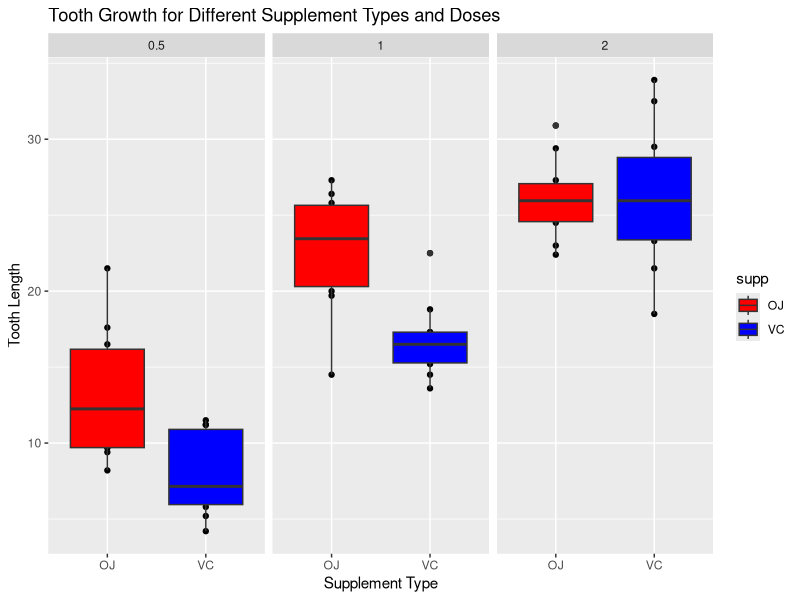

Here is the R script that generated this plot: (Note: this script raises an error after producing the figure.)
## ---- chunk 1
knitr::opts_chunk$set(fig.width=10, fig.height=5.5, fig.path='figures/', echo=TRUE, warning=FALSE, message=FALSE)
## ---- chunk 2
# Load the ToothGrowth data 
dataset <- ToothGrowth

# Print the summary of the data
summary(dataset)
## ---- chunk 3
library(ggplot2)
qplot(supp,len,data=dataset, facets=~dose, 
      main="Tooth Growth for Different Supplement Types and Doses",
      xlab="Supplement Type", 
      ylab="Tooth Length") + geom_boxplot(aes(fill = supp)) +
    scale_fill_manual(values=c("red", "blue"))
## ---- chunk 4
supp.test.all <- t.test(len~supp, paired = FALSE,  var.equal = FALSE, data = dataset)
supp.test.all$conf.int
supp.test.all$p.value
## ---- chunk 5
# Consider OJ, and check the affect of dosage
low.dosage.OJ = dataset$len[dataset$supp=="OJ" & dataset$dose==0.5]
high.dosage.OJ = dataset$len[dataset$supp=="OJ" & dataset$dose==2]
dose.test.OJ <- t.test(low.dosage.OJ, high.dosage.OJ, paired = FALSE, var.equal = FALSE)
dose.test.OJ$conf.int
dose.test.OJ$p.value

# Consider VC, and check the affect of dosage
low.dosage.VC = dataset$len[dataset$supp=="VC" & dataset$dose==0.5]
high.dosage.VC = dataset$len[dataset$supp=="VC" & dataset$dose==2]
dose.test.VC <- t.test(low.dosage.VC, high.dosage.VC, paired = FALSE, var.equal = FALSE)
dose.test.VC$conf.int
dose.test.VC$p.value
## ---- chunk 6
t.test(len~supp, paired = FALSE, var.equal = FALSE, data = subset(dataset, dose==0.5))
t.test(len~supp, paired = FALSE, var.equal = FALSE, data = subset(dataset, dose==1))
t.test(len~supp, paired = FALSE, var.equal = FALSE, data = subset(dataset, dose==2))
